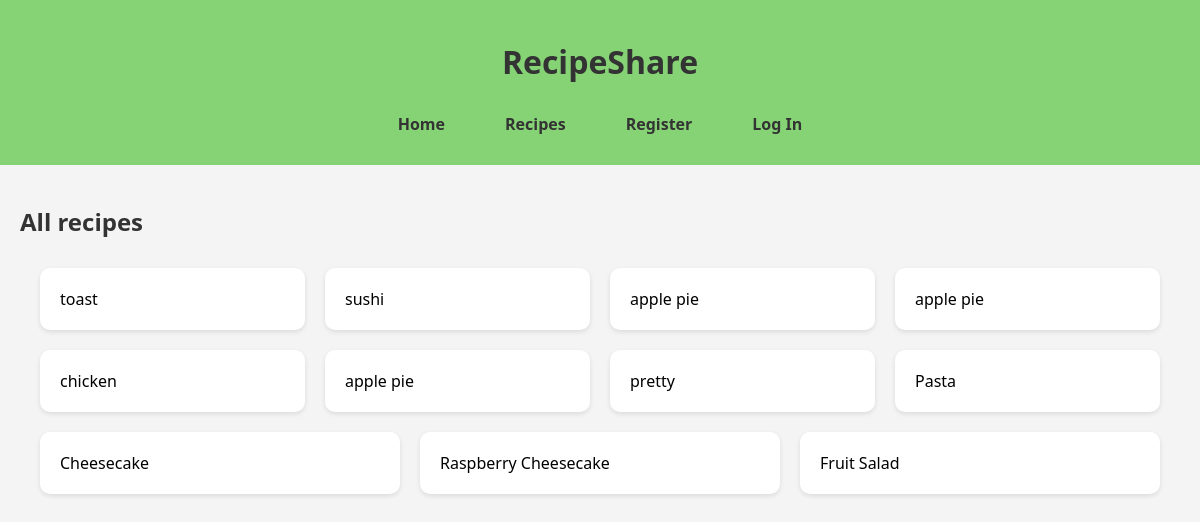
Page /recipes on the committed database.
### models.py (models this page shows, shortened)
class Recipe(db.Model):
    __tablename__ = 'recipes'
    recipe_id = db.mapped_column(db.Integer, primary_key=True)
    recipe_name = db.mapped_column(db.String(500))
    ingredients = db.mapped_column(db.String(1000))
    method = db.mapped_column(db.String(5000))
    total_time = db.mapped_column(db.Integer)
    date_added = db.mapped_column(db.DateTime, default=datetime.now(timezone.utc))
    chef_id = db.mapped_column(db.Integer, db.ForeignKey('users.user_id'), nullable=False)
    cuisine_id = db.mapped_column(db.Integer, db.ForeignKey('cuisines.cuisine_id'), nullable=False)
    chef = db.relationship('User', back_populates='recipes')
    cuisine = db.relationship('Cuisine', back_populates='recipes')
    favorites = db.relationship('Favorite', back_populates='recipe')

### app.py (the view)
@app.route('/recipes')
def recipe_list():
    return render_template('recipe_list.html', recipes = Recipe.query.all())#

### templates/recipe_list.html
{% extends 'base.html' %}
{% block content %}
    <h2>All recipes</h2>
    <ul class="card-list">
        {% for recipe in recipes %}
        <li>
            <a href="{{ url_for('recipe', recipe_id=recipe.recipe_id) }}">{{ recipe.recipe_name }}</a>
        </li>
        {% endfor %}
    </ul>
{% endblock %}

### static/style.css (style rules this page uses)
* { box-sizing: border-box; }
body { padding: 0; font-family: 'Segoe UI', Tahoma, Geneva, Verdana, sans-serif; background-color: #f4f4f4; margin: 0px; }
h1, h2, h3, h4, h5, h6, p { margin: 20px 0; color: #333; }
ul.card-list { list-style-type: none; display: flex; flex-wrap: wrap; margin: 10px; padding: 0; }
ul.card-list li { background-color: #fff; border-radius: 10px; box-shadow: 0 2px 5px rgba(0,0,0,0.1); margin: 10px; padding: 20px; flex: 1 1 calc(25% - 20px); transition: transform 0.2s, box-shadow 0.2s; }
ul.card-list li a { text-decoration: none; color: inherit; }

### rows in the picture
Recipe: recipe_name "toast"
Recipe: recipe_name "sushi"
Recipe: recipe_name "apple pie"
Recipe: recipe_name "apple pie"
Recipe: recipe_name "chicken"
Recipe: recipe_name "apple pie"
Recipe: recipe_name "pretty"
Recipe: recipe_name "Pasta"
Recipe: recipe_name "Cheesecake"
Recipe: recipe_name "Raspberry Cheesecake"
Recipe: recipe_name "Fruit Salad"
